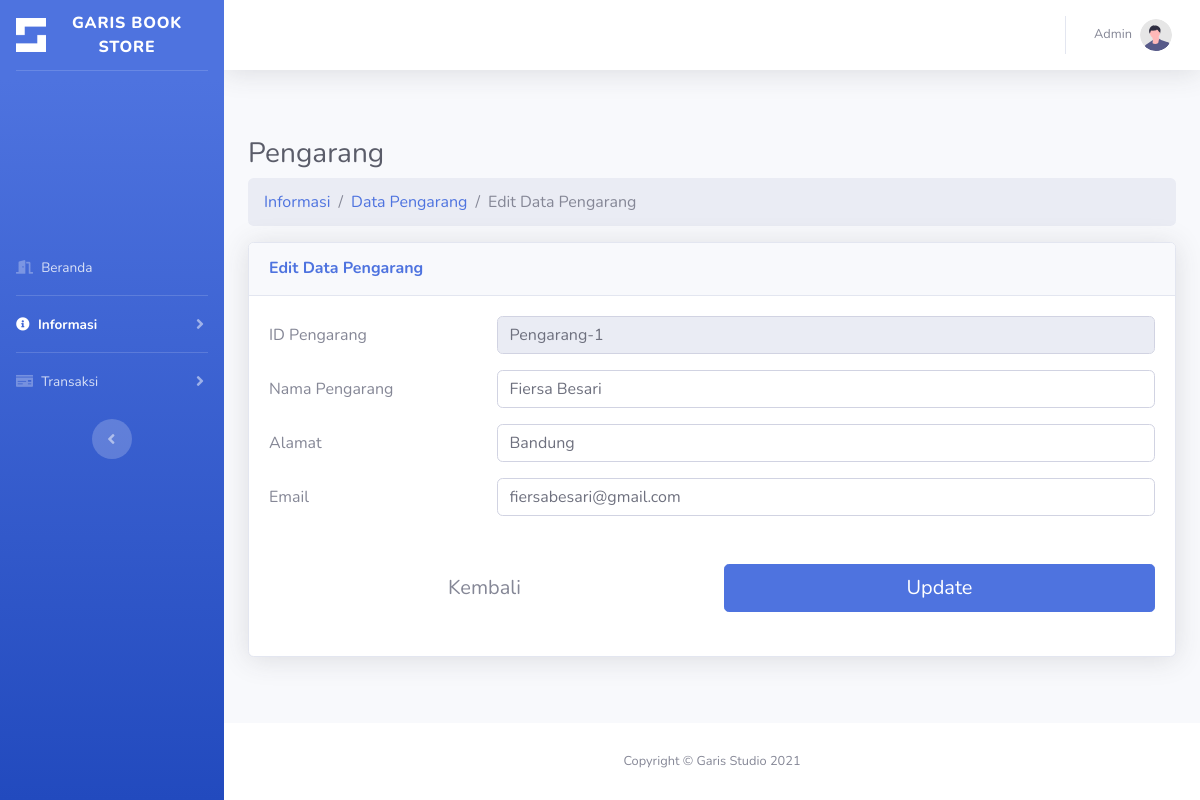
Screenshot of /pengarangedit.php?id_pengarang=Pengarang-1 (signed in) with the database file from the repository.
### tables this page shows
CREATE TABLE `pengarang` (
  `id_pengarang` varchar(20) NOT NULL,
  `nama_pengarang` varchar(100) NOT NULL,
  `alamat_pengarang` varchar(200) NOT NULL,
  `email_pengarang` varchar(50) NOT NULL,
  `deleted` tinyint(1) NOT NULL
);

### pengarangedit.php (the view, shortened to what this page needs)
<?php
include 'config.php';
$id_pengarang = $_GET['id_pengarang'];
$query = "SELECT * FROM pengarang WHERE id_pengarang = '$id_pengarang'";
$result = mysqli_query($koneksi, $query);
$item = '';
if (mysqli_num_rows($result) == 1) {
    $item = mysqli_fetch_assoc($result);
}
?>
<!DOCTYPE html>
<html lang="en">
<head>
    <link href="fontawesome-free/css/all.min.css" rel="stylesheet" type="text/css">
    <link href="bootstrap.min.css" rel="stylesheet">
</head>
<body id="page-top">
    <div id="wrapper">
        <ul class="navbar-nav bg-gradient-primary sidebar sidebar-dark accordion" id="accordionSidebar">
            <a class="sidebar-brand d-flex align-items-center justify-content-center" href="dashboard.php">
                <div class="sidebar-brand-icon ">
                    <img src="img/is1.png" alt="" style="max-width: 30px;">
                </div>
                <div class="sidebar-brand-text mx-3">GARIS BOOK STORE</div>
            </a>
            <hr class="sidebar-divider my-0">
            <li class="nav-item" style="margin-top: 75%;">
                <a class="nav-link" href="dashboard.php">
                    <i class="fas fa-door-open"></i>
                    <span>Beranda</span></a>
            </li>
            <hr class="sidebar-divider my-0">
            <li class="nav-item active">
                <a class="nav-link collapsed" href="#" data-toggle="collapse" data-target="#collapseTwo" aria-expanded="true" aria-controls="collapseTwo">
                    <i class="fas fa-info-circle"></i>
                    <span>Informasi</span>
                </a>
            </li>
            <hr class="sidebar-divider my-0">
            <li class="nav-item">
                <a class="nav-link collapsed" href="#" data-toggle="collapse" data-target="#tr" aria-expanded="true" aria-controls="tr">
                    <i class="fas fa-money-check"></i>
                    <span>Transaksi</span>
                </a>
            </li>
            <div style="margin-top: 10px" class="text-center d-none d-md-inline">
                <button class="rounded-circle border-0" id="sidebarToggle"></button>
            </div>
        </ul>
        <div id="content-wrapper" class="d-flex flex-column">
            <div id="content">
                <nav class="navbar navbar-expand navbar-light bg-white topbar mb-4 static-top shadow">
                    <ul class="navbar-nav ml-auto">
                        <li class="nav-item dropdown no-arrow">
                            <a class="nav-link dropdown-toggle" href="#" id="userDropdown" role="button" data-toggle="dropdown" aria-haspopup="true" aria-expanded="false">
                                <span class="mr-2 d-none d-lg-inline text-gray-600 small">Admin</span>
                                <img class="img-profile rounded-circle" src="img/undraw_profile.svg">
                            </a>
                        </li>
                    </ul>
                </nav>
            </div>
            <div id="content" class="container-fluid">
                <h1 class="h3 mb-2 text-gray-800">Pengarang</h1>
                <div class="page-breadcrumb">
                    <nav aria-label="breadcrumb">
                        <ol class="breadcrumb">
                            <li class="breadcrumb-item"><a href="#" class="breadcrumb-link">Informasi</a></li>
                            <li class="breadcrumb-item"><a href="pengarang.php" class="breadcrumb-link">Data Pengarang</a></li>
                            <li class="breadcrumb-item active" aria-current="page">Edit Data Pengarang</li>
                        </ol>
                    </nav>
                </div>
                <div class="card shadow mb-4">
                    <div class="card-header py-3">
                        <h6 class="m-0 font-weight-bold text-primary">Edit Data Pengarang</h6>
                    </div>
                    <div class="card-body">
                        <form action="pengarang_edit.php" method="POST" enctype="multipart/form-data">
                            <div class="form-group row">
                                <label class="col-md-3 col-form-label">ID Pengarang</label>
                                <div class="col-md-9">
                                    <input type="text" name="id_pengarang" class="form-control" value="<?php echo $id_pengarang ?>" readonly>
                                </div>
                            </div>
                            <div class="form-group row">
                                <label class="col-md-3 col-form-label">Nama Pengarang</label>
                                <div class="col-md-9">
                                    <input type="text" name="nama_pengarang" class="form-control" placeholder="Nama Pengarang" value="<?php echo $item['nama_pengarang'] ?>" required>
                                </div>
                            </div>
                            <div class="form-group row">
                                <label class="col-md-3 col-form-label">Alamat</label>
                                <div class="col-md-9">
                                    <input type="text" name="alamat_pengarang" class="form-control" placeholder="Alamat Pengarang" value="<?php echo $item['alamat_pengarang'] ?>" required>
                                </div>
                            </div>
                            <div class="form-group row">
                                <label class="col-md-3 col-form-label">Email</label>
                                <div class="col-md-9">
                                    <input type="text" name="email_pengarang" class="form-control" placeholder="Email Pengarang" value="<?php echo $item['email_pengarang'] ?>" required>
                                </div>
                            </div>
                            <div class="form-group row mt-5">
                                <div class="col-md-6">
                                    <a name="backBtn" id="backBtn" class="btn btn-white btn-block btn-lg mb-2" href="pengarang.php" role="button">Kembali</a>
                                </div>
                                <div class="col-md-6">
                                    <input type="submit" class="btn btn-primary btn-block btn-lg" value="Update" />
                                </div>
                            </div>
                        </form>
                    </div>
                </div>
            </div>
            <footer class="sticky-footer bg-white">
                <div class="container my-auto">
                    <div class="copyright text-center my-auto">
                        <span>Copyright &copy; Garis Studio 2021</span>
                    </div>
                </div>
            </footer>
        </div>
    </div>
</body>
</html>

### rows the page displays
pengarang: nama_pengarang "Fiersa Besari", alamat_pengarang "Bandung", email_pengarang "fiersabesari@gmail.com"
